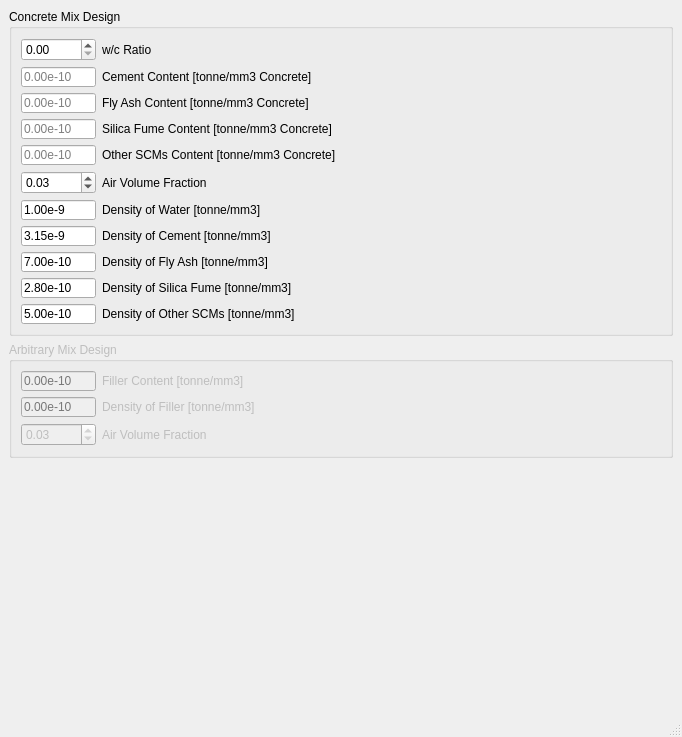
<?xml version="1.0" encoding="UTF-8"?>
<ui version="4.0">
 <class>MainWindow</class>
 <widget class="QMainWindow" name="MainWindow">
  <property name="geometry">
   <rect>
    <x>0</x>
    <y>0</y>
    <width>682</width>
    <height>737</height>
   </rect>
  </property>
  <property name="sizePolicy">
   <sizepolicy hsizetype="Expanding" vsizetype="Preferred">
    <horstretch>0</horstretch>
    <verstretch>0</verstretch>
   </sizepolicy>
  </property>
  <property name="windowTitle">
   <string>MainWindow</string>
  </property>
  <widget class="QWidget" name="centralwidget">
   <property name="sizePolicy">
    <sizepolicy hsizetype="Expanding" vsizetype="Expanding">
     <horstretch>0</horstretch>
     <verstretch>0</verstretch>
    </sizepolicy>
   </property>
   <layout class="QGridLayout" name="gridLayout_2">
    <item row="0" column="0">
     <widget class="QGroupBox" name="groupBox">
      <property name="title">
       <string>Concrete Mix Design</string>
      </property>
      <layout class="QVBoxLayout" name="verticalLayout">
       <item>
        <layout class="QHBoxLayout" name="horizontalLayout">
         <item>
          <widget class="QDoubleSpinBox" name="wcRatio">
           <property name="sizePolicy">
            <sizepolicy hsizetype="Fixed" vsizetype="Fixed">
             <horstretch>0</horstretch>
             <verstretch>0</verstretch>
            </sizepolicy>
           </property>
           <property name="minimumSize">
            <size>
             <width>75</width>
             <height>0</height>
            </size>
           </property>
           <property name="suffix">
            <string/>
           </property>
          </widget>
         </item>
         <item>
          <widget class="QLabel" name="label_6">
           <property name="text">
            <string>w/c Ratio</string>
           </property>
          </widget>
         </item>
        </layout>
       </item>
       <item>
        <layout class="QHBoxLayout" name="horizontalLayout_2">
         <item>
          <widget class="QLineEdit" name="cementContent">
           <property name="minimumSize">
            <size>
             <width>75</width>
             <height>20</height>
            </size>
           </property>
           <property name="maximumSize">
            <size>
             <width>75</width>
             <height>20</height>
            </size>
           </property>
           <property name="text">
            <string/>
           </property>
           <property name="placeholderText">
            <string>0.00e-10</string>
           </property>
          </widget>
         </item>
         <item>
          <widget class="QLabel" name="label_7">
           <property name="text">
            <string>Cement Content [tonne/mm3 Concrete]</string>
           </property>
          </widget>
         </item>
        </layout>
       </item>
       <item>
        <layout class="QHBoxLayout" name="horizontalLayout_9">
         <item>
          <widget class="QLineEdit" name="flyashContent">
           <property name="enabled">
            <bool>true</bool>
           </property>
           <property name="minimumSize">
            <size>
             <width>75</width>
             <height>20</height>
            </size>
           </property>
           <property name="maximumSize">
            <size>
             <width>75</width>
             <height>20</height>
            </size>
           </property>
           <property name="text">
            <string/>
           </property>
           <property name="placeholderText">
            <string>0.00e-10</string>
           </property>
          </widget>
         </item>
         <item>
          <widget class="QLabel" name="label_11">
           <property name="enabled">
            <bool>true</bool>
           </property>
           <property name="text">
            <string>Fly Ash Content [tonne/mm3 Concrete]</string>
           </property>
          </widget>
         </item>
        </layout>
       </item>
       <item>
        <layout class="QHBoxLayout" name="horizontalLayout_10">
         <item>
          <widget class="QLineEdit" name="silicaContent">
           <property name="enabled">
            <bool>true</bool>
           </property>
           <property name="minimumSize">
            <size>
             <width>75</width>
             <height>20</height>
            </size>
           </property>
           <property name="maximumSize">
            <size>
             <width>75</width>
             <height>20</height>
            </size>
           </property>
           <property name="text">
            <string/>
           </property>
           <property name="placeholderText">
            <string>0.00e-10</string>
           </property>
          </widget>
         </item>
         <item>
          <widget class="QLabel" name="label_12">
           <property name="enabled">
            <bool>true</bool>
           </property>
           <property name="text">
            <string>Silica Fume Content [tonne/mm3 Concrete]</string>
           </property>
          </widget>
         </item>
        </layout>
       </item>
       <item>
        <layout class="QHBoxLayout" name="horizontalLayout_11">
         <item>
          <widget class="QLineEdit" name="scmContent">
           <property name="enabled">
            <bool>true</bool>
           </property>
           <property name="minimumSize">
            <size>
             <width>75</width>
             <height>20</height>
            </size>
           </property>
           <property name="maximumSize">
            <size>
             <width>75</width>
             <height>20</height>
            </size>
           </property>
           <property name="text">
            <string/>
           </property>
           <property name="placeholderText">
            <string>0.00e-10</string>
           </property>
          </widget>
         </item>
         <item>
          <widget class="QLabel" name="label_13">
           <property name="enabled">
            <bool>true</bool>
           </property>
           <property name="text">
            <string>Other SCMs Content [tonne/mm3 Concrete]</string>
           </property>
          </widget>
         </item>
        </layout>
       </item>
       <item>
        <layout class="QHBoxLayout" name="horizontalLayout_3">
         <item>
          <widget class="QDoubleSpinBox" name="airFrac">
           <property name="sizePolicy">
            <sizepolicy hsizetype="Fixed" vsizetype="Fixed">
             <horstretch>0</horstretch>
             <verstretch>0</verstretch>
            </sizepolicy>
           </property>
           <property name="minimumSize">
            <size>
             <width>75</width>
             <height>0</height>
            </size>
           </property>
           <property name="suffix">
            <string/>
           </property>
           <property name="maximum">
            <double>1.000000000000000</double>
           </property>
           <property name="singleStep">
            <double>0.010000000000000</double>
           </property>
           <property name="value">
            <double>0.030000000000000</double>
           </property>
          </widget>
         </item>
         <item>
          <widget class="QLabel" name="label_8">
           <property name="text">
            <string>Air Volume Fraction</string>
           </property>
          </widget>
         </item>
        </layout>
       </item>
       <item>
        <layout class="QHBoxLayout" name="horizontalLayout_6">
         <item>
          <widget class="QLineEdit" name="waterDensity">
           <property name="minimumSize">
            <size>
             <width>75</width>
             <height>20</height>
            </size>
           </property>
           <property name="maximumSize">
            <size>
             <width>75</width>
             <height>20</height>
            </size>
           </property>
           <property name="text">
            <string>1.00e-9</string>
           </property>
           <property name="placeholderText">
            <string>1.00e-9</string>
           </property>
          </widget>
         </item>
         <item>
          <widget class="QLabel" name="label_15">
           <property name="text">
            <string>Density of Water [tonne/mm3]</string>
           </property>
          </widget>
         </item>
        </layout>
       </item>
       <item>
        <layout class="QHBoxLayout" name="horizontalLayout_7">
         <item>
          <widget class="QLineEdit" name="cementDensity">
           <property name="minimumSize">
            <size>
             <width>75</width>
             <height>20</height>
            </size>
           </property>
           <property name="maximumSize">
            <size>
             <width>75</width>
             <height>20</height>
            </size>
           </property>
           <property name="text">
            <string>3.15e-9</string>
           </property>
           <property name="placeholderText">
            <string>3.15e-9</string>
           </property>
          </widget>
         </item>
         <item>
          <widget class="QLabel" name="label_16">
           <property name="text">
            <string>Density of Cement [tonne/mm3]</string>
           </property>
          </widget>
         </item>
        </layout>
       </item>
       <item>
        <layout class="QHBoxLayout" name="horizontalLayout_12">
         <item>
          <widget class="QLineEdit" name="flyashDensity">
           <property name="enabled">
            <bool>true</bool>
           </property>
           <property name="minimumSize">
            <size>
             <width>75</width>
             <height>20</height>
            </size>
           </property>
           <property name="maximumSize">
            <size>
             <width>75</width>
             <height>20</height>
            </size>
           </property>
           <property name="text">
            <string>7.00e-10</string>
           </property>
           <property name="placeholderText">
            <string>3.15e-9</string>
           </property>
          </widget>
         </item>
         <item>
          <widget class="QLabel" name="label_18">
           <property name="enabled">
            <bool>true</bool>
           </property>
           <property name="text">
            <string>Density of Fly Ash [tonne/mm3]</string>
           </property>
          </widget>
         </item>
        </layout>
       </item>
       <item>
        <layout class="QHBoxLayout" name="horizontalLayout_13">
         <item>
          <widget class="QLineEdit" name="silicaDensity">
           <property name="enabled">
            <bool>true</bool>
           </property>
           <property name="minimumSize">
            <size>
             <width>75</width>
             <height>20</height>
            </size>
           </property>
           <property name="maximumSize">
            <size>
             <width>75</width>
             <height>20</height>
            </size>
           </property>
           <property name="text">
            <string>2.80e-10</string>
           </property>
           <property name="placeholderText">
            <string>3.15e-9</string>
           </property>
          </widget>
         </item>
         <item>
          <widget class="QLabel" name="label_19">
           <property name="enabled">
            <bool>true</bool>
           </property>
           <property name="text">
            <string>Density of Silica Fume [tonne/mm3]</string>
           </property>
          </widget>
         </item>
        </layout>
       </item>
       <item>
        <layout class="QHBoxLayout" name="horizontalLayout_14">
         <item>
          <widget class="QLineEdit" name="scmDensity">
           <property name="enabled">
            <bool>true</bool>
           </property>
           <property name="minimumSize">
            <size>
             <width>75</width>
             <height>20</height>
            </size>
           </property>
           <property name="maximumSize">
            <size>
             <width>75</width>
             <height>20</height>
            </size>
           </property>
           <property name="text">
            <string>5.00e-10</string>
           </property>
           <property name="placeholderText">
            <string>3.15e-9</string>
           </property>
          </widget>
         </item>
         <item>
          <widget class="QLabel" name="label_20">
           <property name="enabled">
            <bool>true</bool>
           </property>
           <property name="text">
            <string>Density of Other SCMs [tonne/mm3]</string>
           </property>
          </widget>
         </item>
        </layout>
       </item>
      </layout>
     </widget>
    </item>
    <item row="1" column="0">
     <widget class="QGroupBox" name="groupBox_2">
      <property name="enabled">
       <bool>false</bool>
      </property>
      <property name="title">
       <string>Arbitrary Mix Design</string>
      </property>
      <layout class="QGridLayout" name="gridLayout">
       <item row="0" column="0">
        <layout class="QHBoxLayout" name="horizontalLayout_4">
         <item>
          <widget class="QLineEdit" name="fillerContent">
           <property name="minimumSize">
            <size>
             <width>75</width>
             <height>20</height>
            </size>
           </property>
           <property name="maximumSize">
            <size>
             <width>75</width>
             <height>20</height>
            </size>
           </property>
           <property name="text">
            <string/>
           </property>
           <property name="placeholderText">
            <string>0.00e-10</string>
           </property>
          </widget>
         </item>
         <item>
          <widget class="QLabel" name="label_9">
           <property name="text">
            <string>Filler Content [tonne/mm3]</string>
           </property>
          </widget>
         </item>
        </layout>
       </item>
       <item row="1" column="0">
        <layout class="QHBoxLayout" name="horizontalLayout_8">
         <item>
          <widget class="QLineEdit" name="fillerDensity">
           <property name="minimumSize">
            <size>
             <width>75</width>
             <height>20</height>
            </size>
           </property>
           <property name="maximumSize">
            <size>
             <width>75</width>
             <height>20</height>
            </size>
           </property>
           <property name="text">
            <string/>
           </property>
           <property name="placeholderText">
            <string>0.00e-10</string>
           </property>
          </widget>
         </item>
         <item>
          <widget class="QLabel" name="label_17">
           <property name="text">
            <string>Density of Filler [tonne/mm3]</string>
           </property>
          </widget>
         </item>
        </layout>
       </item>
       <item row="2" column="0">
        <layout class="QHBoxLayout" name="horizontalLayout_5">
         <item>
          <widget class="QDoubleSpinBox" name="airFracArb">
           <property name="sizePolicy">
            <sizepolicy hsizetype="Fixed" vsizetype="Fixed">
             <horstretch>0</horstretch>
             <verstretch>0</verstretch>
            </sizepolicy>
           </property>
           <property name="minimumSize">
            <size>
             <width>75</width>
             <height>0</height>
            </size>
           </property>
           <property name="suffix">
            <string/>
           </property>
           <property name="maximum">
            <double>1.000000000000000</double>
           </property>
           <property name="singleStep">
            <double>0.010000000000000</double>
           </property>
           <property name="value">
            <double>0.030000000000000</double>
           </property>
          </widget>
         </item>
         <item>
          <widget class="QLabel" name="label_10">
           <property name="text">
            <string>Air Volume Fraction</string>
           </property>
          </widget>
         </item>
        </layout>
       </item>
      </layout>
     </widget>
    </item>
    <item row="2" column="0">
     <spacer name="spacer">
      <property name="orientation">
       <enum>Qt::Vertical</enum>
      </property>
      <property name="sizeType">
       <enum>QSizePolicy::Expanding</enum>
      </property>
      <property name="sizeHint" stdset="0">
       <size>
        <width>20</width>
        <height>84</height>
       </size>
      </property>
     </spacer>
    </item>
   </layout>
  </widget>
  <widget class="QMenuBar" name="menubar">
   <property name="geometry">
    <rect>
     <x>0</x>
     <y>0</y>
     <width>682</width>
     <height>21</height>
    </rect>
   </property>
  </widget>
  <widget class="QStatusBar" name="statusbar"/>
 </widget>
 <resources/>
 <connections/>
</ui>
